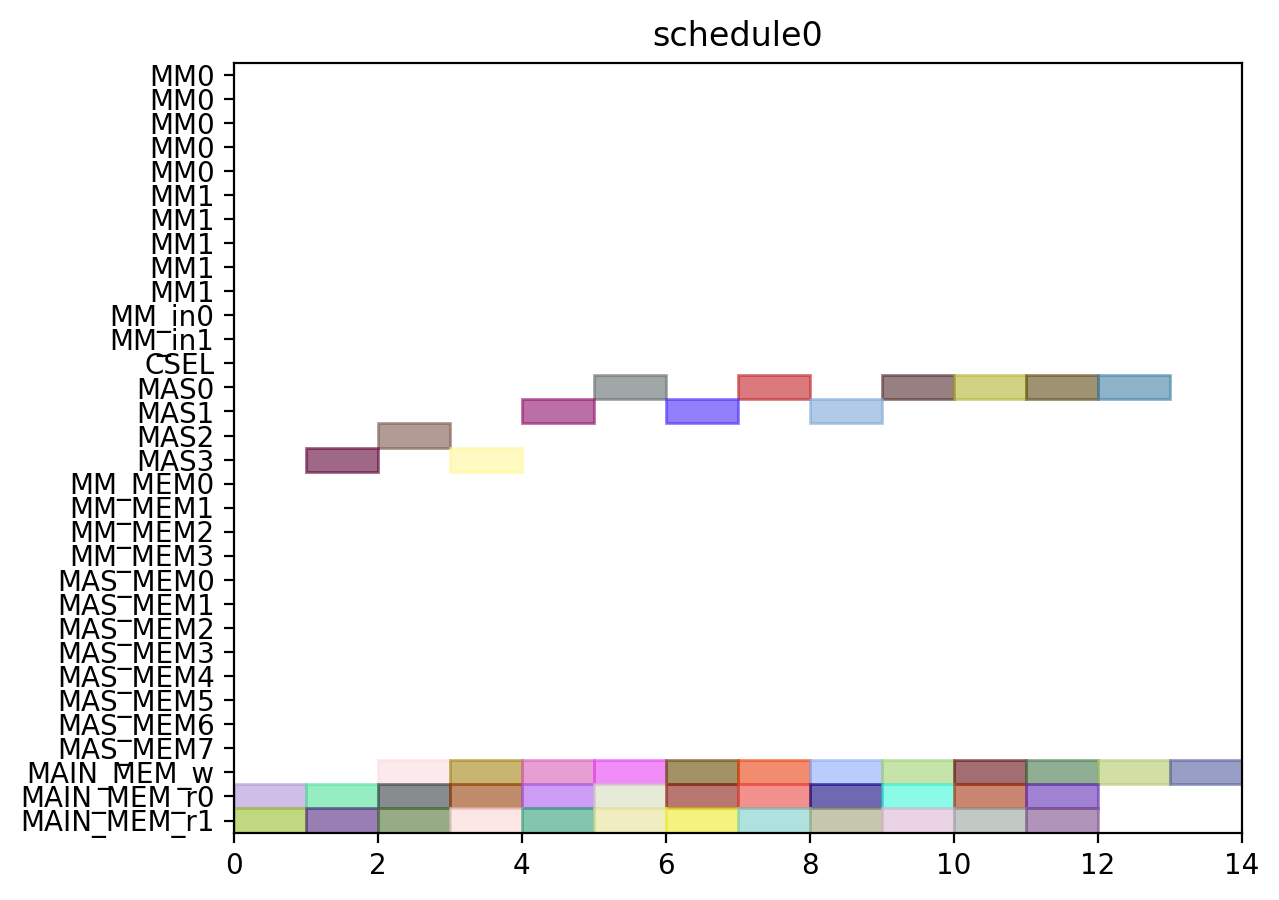

The script that drew this image:
from pyschedule import Scenario, solvers, plotters, alt


def solve():
	horizon = 120
	S = Scenario("schedule0", horizon=horizon)

	# resource
	MM = S.Resources('MM', num=2, size=5)
	MM_in = S.Resources('MM_in', num=2)
	CSEL = S.Resource('CSEL')
	MAS = S.Resources('MAS', num=4, size=1, periods=range(1, horizon))
	MM_MEM = S.Resources('MM_MEM', num=4)
	MAS_MEM = S.Resources('MAS_MEM', num=8)
	MAIN_MEM_w = S.Resource('MAIN_MEM_w', size=1)
	MAIN_MEM_r = S.Resources('MAIN_MEM_r', num=2)

	# result of previous scheduling

	# new tasks
	c000 = S.Task('c000', length=1, delay_cost=1)
	c000 += alt(MAS)
	S += 0<c000

	c000_w = S.Task('c000_w', length=1, delay_cost=1)
	c000_w += alt(MAIN_MEM_w)
	S += c000 <= c000_w

	c000_mem0 = S.Task('c000_mem0', length=1, delay_cost=1)
	c000_mem0 += MAIN_MEM_r[0]
	S += c000_mem0 <= c000

	c000_mem1 = S.Task('c000_mem1', length=1, delay_cost=1)
	c000_mem1 += MAIN_MEM_r[1]
	S += c000_mem1 <= c000

	c001 = S.Task('c001', length=1, delay_cost=1)
	c001 += alt(MAS)
	S += 0<c001

	c001_w = S.Task('c001_w', length=1, delay_cost=1)
	c001_w += alt(MAIN_MEM_w)
	S += c001 <= c001_w

	c001_mem0 = S.Task('c001_mem0', length=1, delay_cost=1)
	c001_mem0 += MAIN_MEM_r[0]
	S += c001_mem0 <= c001

	c001_mem1 = S.Task('c001_mem1', length=1, delay_cost=1)
	c001_mem1 += MAIN_MEM_r[1]
	S += c001_mem1 <= c001

	c010 = S.Task('c010', length=1, delay_cost=1)
	c010 += alt(MAS)
	S += 0<c010

	c010_w = S.Task('c010_w', length=1, delay_cost=1)
	c010_w += alt(MAIN_MEM_w)
	S += c010 <= c010_w

	c010_mem0 = S.Task('c010_mem0', length=1, delay_cost=1)
	c010_mem0 += MAIN_MEM_r[0]
	S += c010_mem0 <= c010

	c010_mem1 = S.Task('c010_mem1', length=1, delay_cost=1)
	c010_mem1 += MAIN_MEM_r[1]
	S += c010_mem1 <= c010

	c011 = S.Task('c011', length=1, delay_cost=1)
	c011 += alt(MAS)
	S += 0<c011

	c011_w = S.Task('c011_w', length=1, delay_cost=1)
	c011_w += alt(MAIN_MEM_w)
	S += c011 <= c011_w

	c011_mem0 = S.Task('c011_mem0', length=1, delay_cost=1)
	c011_mem0 += MAIN_MEM_r[0]
	S += c011_mem0 <= c011

	c011_mem1 = S.Task('c011_mem1', length=1, delay_cost=1)
	c011_mem1 += MAIN_MEM_r[1]
	S += c011_mem1 <= c011

	c100 = S.Task('c100', length=1, delay_cost=1)
	c100 += alt(MAS)
	S += 0<c100

	c100_w = S.Task('c100_w', length=1, delay_cost=1)
	c100_w += alt(MAIN_MEM_w)
	S += c100 <= c100_w

	c100_mem0 = S.Task('c100_mem0', length=1, delay_cost=1)
	c100_mem0 += MAIN_MEM_r[0]
	S += c100_mem0 <= c100

	c100_mem1 = S.Task('c100_mem1', length=1, delay_cost=1)
	c100_mem1 += MAIN_MEM_r[1]
	S += c100_mem1 <= c100

	c101 = S.Task('c101', length=1, delay_cost=1)
	c101 += alt(MAS)
	S += 0<c101

	c101_w = S.Task('c101_w', length=1, delay_cost=1)
	c101_w += alt(MAIN_MEM_w)
	S += c101 <= c101_w

	c101_mem0 = S.Task('c101_mem0', length=1, delay_cost=1)
	c101_mem0 += MAIN_MEM_r[0]
	S += c101_mem0 <= c101

	c101_mem1 = S.Task('c101_mem1', length=1, delay_cost=1)
	c101_mem1 += MAIN_MEM_r[1]
	S += c101_mem1 <= c101

	c110 = S.Task('c110', length=1, delay_cost=1)
	c110 += alt(MAS)
	S += 0<c110

	c110_w = S.Task('c110_w', length=1, delay_cost=1)
	c110_w += alt(MAIN_MEM_w)
	S += c110 <= c110_w

	c110_mem0 = S.Task('c110_mem0', length=1, delay_cost=1)
	c110_mem0 += MAIN_MEM_r[0]
	S += c110_mem0 <= c110

	c110_mem1 = S.Task('c110_mem1', length=1, delay_cost=1)
	c110_mem1 += MAIN_MEM_r[1]
	S += c110_mem1 <= c110

	c111 = S.Task('c111', length=1, delay_cost=1)
	c111 += alt(MAS)
	S += 0<c111

	c111_w = S.Task('c111_w', length=1, delay_cost=1)
	c111_w += alt(MAIN_MEM_w)
	S += c111 <= c111_w

	c111_mem0 = S.Task('c111_mem0', length=1, delay_cost=1)
	c111_mem0 += MAIN_MEM_r[0]
	S += c111_mem0 <= c111

	c111_mem1 = S.Task('c111_mem1', length=1, delay_cost=1)
	c111_mem1 += MAIN_MEM_r[1]
	S += c111_mem1 <= c111

	c200 = S.Task('c200', length=1, delay_cost=1)
	c200 += alt(MAS)
	S += 0<c200

	c200_w = S.Task('c200_w', length=1, delay_cost=1)
	c200_w += alt(MAIN_MEM_w)
	S += c200 <= c200_w

	c200_mem0 = S.Task('c200_mem0', length=1, delay_cost=1)
	c200_mem0 += MAIN_MEM_r[0]
	S += c200_mem0 <= c200

	c200_mem1 = S.Task('c200_mem1', length=1, delay_cost=1)
	c200_mem1 += MAIN_MEM_r[1]
	S += c200_mem1 <= c200

	c201 = S.Task('c201', length=1, delay_cost=1)
	c201 += alt(MAS)
	S += 0<c201

	c201_w = S.Task('c201_w', length=1, delay_cost=1)
	c201_w += alt(MAIN_MEM_w)
	S += c201 <= c201_w

	c201_mem0 = S.Task('c201_mem0', length=1, delay_cost=1)
	c201_mem0 += MAIN_MEM_r[0]
	S += c201_mem0 <= c201

	c201_mem1 = S.Task('c201_mem1', length=1, delay_cost=1)
	c201_mem1 += MAIN_MEM_r[1]
	S += c201_mem1 <= c201

	c210 = S.Task('c210', length=1, delay_cost=1)
	c210 += alt(MAS)
	S += 0<c210

	c210_w = S.Task('c210_w', length=1, delay_cost=1)
	c210_w += alt(MAIN_MEM_w)
	S += c210 <= c210_w

	c210_mem0 = S.Task('c210_mem0', length=1, delay_cost=1)
	c210_mem0 += MAIN_MEM_r[0]
	S += c210_mem0 <= c210

	c210_mem1 = S.Task('c210_mem1', length=1, delay_cost=1)
	c210_mem1 += MAIN_MEM_r[1]
	S += c210_mem1 <= c210

	c211 = S.Task('c211', length=1, delay_cost=1)
	c211 += alt(MAS)
	S += 0<c211

	c211_w = S.Task('c211_w', length=1, delay_cost=1)
	c211_w += alt(MAIN_MEM_w)
	S += c211 <= c211_w

	c211_mem0 = S.Task('c211_mem0', length=1, delay_cost=1)
	c211_mem0 += MAIN_MEM_r[0]
	S += c211_mem0 <= c211

	c211_mem1 = S.Task('c211_mem1', length=1, delay_cost=1)
	c211_mem1 += MAIN_MEM_r[1]
	S += c211_mem1 <= c211

	solvers.mip.solve(S,msg=1,kind='CPLEX',ratio_gap=1.01)

	solution = [['hoge']*len(S.solution()[1]) for i in range(len(S.solution()))]
	for i in range(len(S.solution())):
		for j in range(len(S.solution()[i])):
			solution[i][j]=str(S.solution()[i][j])
	print(solution)

	cycles = int(solution[-1][3])

	pic_file_name = "/home/mfukuda/ABE/multiRAM_multiMAS_16mux/scheduling_result/stage5MM2_stage1MAS4/CONJ/schedule0.png"
	if(S.solution() != []):
		plotters.matplotlib.plot(S,img_filename=pic_file_name, show_task_labels=False, fig_size=(cycles*0.25+3, 5))

	return solution
